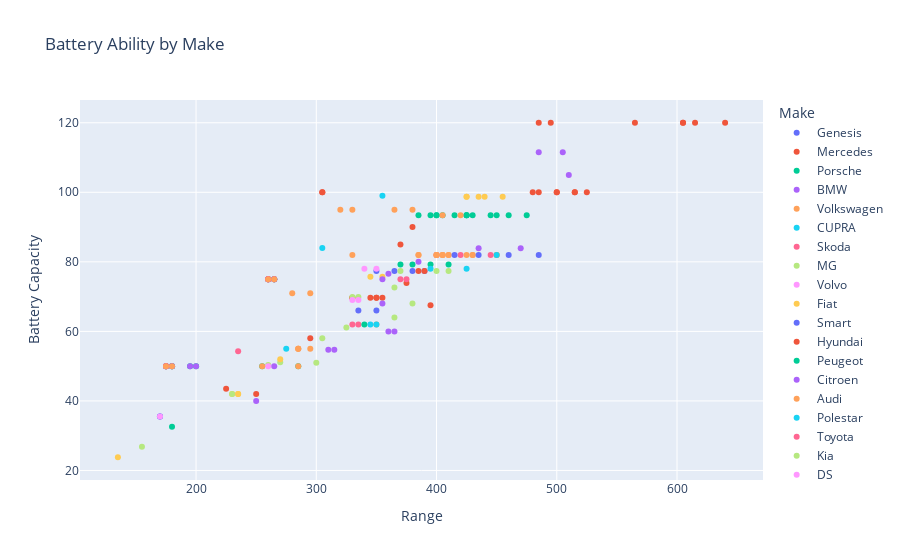

This figure's notebook cell:
### Code cell
fig = px.scatter(df,title="Battery Ability by Make", x='Range', y='Battery Capacity', color = 'Make', hover_data=['KWH Per Gallon'])
fig.show()

### Figure 1 — Plotly figure (JSON) as saved in the notebook; plotly's stock layout.template omitted (floating-point values rounded to 4 significant figures)
{"data": [{"customdata": [[5.039], [4.91], [4.716], [4.522]], "hovertemplate": "Make=Genesis<br>Range=%{x}<br>Battery Capacity=%{y}<br>KWH Per Gallon=%{customdata[0]}<extra></extra>", "legendgroup": "Genesis", "marker": {"color": "#636efa", "symbol": "circle"}, "mode": "markers", "name": "Genesis", "orientation": "v", "showlegend": true, "type": "scatter", "x": [390, 380, 365, 350], "xaxis": "x", "y": [77.4, 77.4, 77.4, 77.4], "yaxis": "y"}, {"customdata": [[4.735], [4.8], [5.042], [5.022], [5.074], [5.022], [4.708], [3.05], [5], [5.093], [5.042], [4.353], [5], [4.042], [4.125], [5.15], [5.25], [3.05], [4.85], [5.15], [5.333], [4.735], [4.95], [5.125]], "hovertemplate": "Make=Mercedes<br>Range=%{x}<br>Battery Capacity=%{y}<br>KWH Per Gallon=%{customdata[0]}<extra></extra>", "legendgroup": "Mercedes", "marker": {"color": "#EF553B", "symbol": "circle"}, "mode": "markers", "name": "Mercedes", "orientation": "v", "showlegend": true, "type": "scatter", "x": [330, 480, 605, 350, 375, 350, 565, 305, 500, 355, 605, 370, 500, 485, 495, 515, 525, 305, 485, 515, 640, 330, 345, 615], "xaxis": "x", "y": [69.7, 100, 120, 69.7, 73.9, 69.7, 120, 100, 100, 69.7, 120, 85, 100, 120, 120, 100, 100, 100, 100, 100, 120, 69.7, 69.7, 120], "yaxis": "y"}, {"customdata": [[4.443], [4.283], [4.336], [4.55], [4.604], [4.818], [4.987], [4.798], [4.55], [5.177], [4.122], [4.229], [4.764], [4.925], [4.55], [4.672], [5.086], [4.283]], "hovertemplate": "Make=Porsche<br>Range=%{x}<br>Battery Capacity=%{y}<br>KWH Per Gallon=%{customdata[0]}<extra></extra>", "legendgroup": "Porsche", "marker": {"color": "#00cc96", "symbol": "circle"}, "mode": "markers", "name": "Porsche", "orientation": "v", "showlegend": true, "type": "scatter", "x": [415, 400, 405, 425, 430, 450, 395, 380, 425, 410, 385, 395, 445, 460, 425, 370, 475, 400], "xaxis": "x", "y": [93.4, 93.4, 93.4, 93.4, 93.4, 93.4, 79.2, 79.2, 93.4, 79.2, 93.4, 93.4, 93.4, 93.4, 93.4, 79.2, 93.4, 93.4], "yaxis": "y"}, {"customdata": [[5.602], [4.812], [5.221], [4.35], [4.529], [4.7], [4.857], [5.185]], "hovertemplate": "Make=BMW<br>Range=%{x}<br>Battery Capacity=%{y}<br>KWH Per Gallon=%{customdata[0]}<extra></extra>", "legendgroup": "BMW", "marker": {"color": "#ab63fa", "symbol": "circle"}, "mode": "markers", "name": "BMW", "orientation": "v", "showlegend": true, "type": "scatter", "x": [470, 385, 355, 485, 505, 360, 510, 435], "xaxis": "x", "y": [83.9, 80, 68, 111.5, 111.5, 76.6, 105, 83.9], "yaxis": "y"}, {"customdata": [[5.488], [5.182], [5], [5.182], [4.024], [5.244], [5], [4.939], [4.939], [5.645], [4.878], [5.244], [5.488]], "hovertemplate": "Make=Volkswagen<br>Range=%{x}<br>Battery Capacity=%{y}<br>KWH Per Gallon=%{customdata[0]}<extra></extra>", "legendgroup": "Volkswagen", "marker": {"color": "#FFA15A", "symbol": "circle"}, "mode": "markers", "name": "Volkswagen", "orientation": "v", "showlegend": true, "type": "scatter", "x": [450, 285, 410, 285, 330, 430, 410, 405, 405, 350, 400, 430, 450], "xaxis": "x", "y": [82, 55, 82, 55, 82, 82, 82, 82, 82, 62, 82, 82, 82], "yaxis": "y"}, {"customdata": [[5], [5.645], [5.488], [5.565]], "hovertemplate": "Make=CUPRA<br>Range=%{x}<br>Battery Capacity=%{y}<br>KWH Per Gallon=%{customdata[0]}<extra></extra>", "legendgroup": "CUPRA", "marker": {"color": "#19d3f3", "symbol": "circle"}, "mode": "markers", "name": "CUPRA", "orientation": "v", "showlegend": true, "type": "scatter", "x": [275, 350, 450, 345], "xaxis": "x", "y": [55, 62, 82, 62], "yaxis": "y"}, {"customdata": [[5.323], [4.878], [5.122], [5.403], [5.427]], "hovertemplate": "Make=Skoda<br>Range=%{x}<br>Battery Capacity=%{y}<br>KWH Per Gallon=%{customdata[0]}<extra></extra>", "legendgroup": "Skoda", "marker": {"color": "#FF6692", "symbol": "circle"}, "mode": "markers", "name": "Skoda", "orientation": "v", "showlegend": true, "type": "scatter", "x": [330, 400, 420, 335, 445], "xaxis": "x", "y": [62, 82, 82, 62, 82], "yaxis": "y"}, {"customdata": [[4.721], [4.793], [5.169], [5.703], [5.319], [5.028], [5.882], [5.284]], "hovertemplate": "Make=MG<br>Range=%{x}<br>Battery Capacity=%{y}<br>KWH Per Gallon=%{customdata[0]}<extra></extra>", "legendgroup": "MG", "marker": {"color": "#B6E880", "symbol": "circle"}, "mode": "markers", "name": "MG", "orientation": "v", "showlegend": true, "type": "scatter", "x": [330, 335, 260, 365, 325, 365, 300, 270], "xaxis": "x", "y": [69.9, 69.9, 50.3, 64, 61.1, 72.6, 51, 51.1], "yaxis": "y"}, {"customdata": [[4.487], [4.359], [4.855], [4.783]], "hovertemplate": "Make=Volvo<br>Range=%{x}<br>Battery Capacity=%{y}<br>KWH Per Gallon=%{customdata[0]}<extra></extra>", "legendgroup": "Volvo", "marker": {"color": "#FF97FF", "symbol": "circle"}, "mode": "markers", "name": "Volvo", "orientation": "v", "showlegend": true, "type": "scatter", "x": [350, 340, 335, 330], "xaxis": "x", "y": [78, 78, 69, 69], "yaxis": "y"}, {"customdata": [[5.672], [3.6], [5.595], [3.5], [5.595], [5.476], [3.467], [3.533]], "hovertemplate": "Make=Fiat<br>Range=%{x}<br>Battery Capacity=%{y}<br>KWH Per Gallon=%{customdata[0]}<extra></extra>", "legendgroup": "Fiat", "marker": {"color": "#FECB52", "symbol": "circle"}, "mode": "markers", "name": "Fiat", "orientation": "v", "showlegend": true, "type": "scatter", "x": [135, 180, 235, 175, 235, 230, 260, 265], "xaxis": "x", "y": [23.8, 50, 42, 50, 42, 42, 75, 75], "yaxis": "y"}, {"customdata": [[5.303], [5.076]], "hovertemplate": "Make=Smart<br>Range=%{x}<br>Battery Capacity=%{y}<br>KWH Per Gallon=%{customdata[0]}<extra></extra>", "legendgroup": "Smart", "marker": {"color": "#636efa", "symbol": "circle"}, "mode": "markers", "name": "Smart", "orientation": "v", "showlegend": true, "type": "scatter", "x": [350, 335], "xaxis": "x", "y": [66, 66], "yaxis": "y"}, {"customdata": [[5.039], [5.852], [5.086], [5.952], [4.974]], "hovertemplate": "Make=Hyundai<br>Range=%{x}<br>Battery Capacity=%{y}<br>KWH Per Gallon=%{customdata[0]}<extra></extra>", "legendgroup": "Hyundai", "marker": {"color": "#EF553B", "symbol": "circle"}, "mode": "markers", "name": "Hyundai", "orientation": "v", "showlegend": true, "type": "scatter", "x": [390, 395, 295, 250, 385], "xaxis": "x", "y": [77.4, 67.5, 58, 42, 77.4], "yaxis": "y"}, {"customdata": [[4], [5.1], [3.6], [3.6], [3.467], [3.5], [5.7], [3.9], [3.5], [3.533], [3.467], [3.533]], "hovertemplate": "Make=Peugeot<br>Range=%{x}<br>Battery Capacity=%{y}<br>KWH Per Gallon=%{customdata[0]}<extra></extra>", "legendgroup": "Peugeot", "marker": {"color": "#00cc96", "symbol": "circle"}, "mode": "markers", "name": "Peugeot", "orientation": "v", "showlegend": true, "type": "scatter", "x": [200, 255, 180, 180, 260, 175, 285, 195, 175, 265, 260, 265], "xaxis": "x", "y": [50, 50, 50, 50, 75, 50, 50, 50, 50, 75, 75, 75], "yaxis": "y"}, {"customdata": [[4], [3.6], [3.5], [5.3], [3.5], [3.467], [3.467], [3.6], [3.533], [3.533], [3.9]], "hovertemplate": "Make=Citroen<br>Range=%{x}<br>Battery Capacity=%{y}<br>KWH Per Gallon=%{customdata[0]}<extra></extra>", "legendgroup": "Citroen", "marker": {"color": "#ab63fa", "symbol": "circle"}, "mode": "markers", "name": "Citroen", "orientation": "v", "showlegend": true, "type": "scatter", "x": [200, 180, 175, 265, 175, 260, 260, 180, 265, 265, 195], "xaxis": "x", "y": [50, 50, 50, 50, 50, 75, 75, 50, 75, 75, 50], "yaxis": "y"}, {"customdata": [[4.939], [5.364], [3.474], [4.695], [3.368], [5.182], [3.944], [4.336], [3.842], [4.878], [4.497], [4.695], [4.155], [4], [5.183], [4.878]], "hovertemplate": "Make=Audi<br>Range=%{x}<br>Battery Capacity=%{y}<br>KWH Per Gallon=%{customdata[0]}<extra></extra>", "legendgroup": "Audi", "marker": {"color": "#FFA15A", "symbol": "circle"}, "mode": "markers", "name": "Audi", "orientation": "v", "showlegend": true, "type": "scatter", "x": [405, 295, 330, 385, 320, 285, 280, 405, 365, 400, 420, 385, 295, 380, 425, 400], "xaxis": "x", "y": [82, 55, 95, 82, 95, 55, 71, 93.4, 95, 82, 93.4, 82, 71, 95, 82, 82], "yaxis": "y"}, {"customdata": [[5.064], [5.449]], "hovertemplate": "Make=Polestar<br>Range=%{x}<br>Battery Capacity=%{y}<br>KWH Per Gallon=%{customdata[0]}<extra></extra>", "legendgroup": "Polestar", "marker": {"color": "#19d3f3", "symbol": "circle"}, "mode": "markers", "name": "Polestar", "orientation": "v", "showlegend": true, "type": "scatter", "x": [395, 425], "xaxis": "x", "y": [78, 78], "yaxis": "y"}, {"customdata": [[4.933], [3.5], [3.533], [3.467], [3.467], [3.5], [3.467], [5]], "hovertemplate": "Make=Toyota<br>Range=%{x}<br>Battery Capacity=%{y}<br>KWH Per Gallon=%{customdata[0]}<extra></extra>", "legendgroup": "Toyota", "marker": {"color": "#FF6692", "symbol": "circle"}, "mode": "markers", "name": "Toyota", "orientation": "v", "showlegend": true, "type": "scatter", "x": [370, 175, 265, 260, 260, 175, 260, 375], "xaxis": "x", "y": [75, 50, 75, 75, 75, 50, 75, 75], "yaxis": "y"}, {"customdata": [[5.588], [4.78], [5.168], [5.297], [5.476], [5.259]], "hovertemplate": "Make=Kia<br>Range=%{x}<br>Battery Capacity=%{y}<br>KWH Per Gallon=%{customdata[0]}<extra></extra>", "legendgroup": "Kia", "marker": {"color": "#B6E880", "symbol": "circle"}, "mode": "markers", "name": "Kia", "orientation": "v", "showlegend": true, "type": "scatter", "x": [380, 370, 400, 410, 230, 305], "xaxis": "x", "y": [68, 77.4, 77.4, 77.4, 42, 58], "yaxis": "y"}, {"customdata": [[5.2]], "hovertemplate": "Make=DS<br>Range=%{x}<br>Battery Capacity=%{y}<br>KWH Per Gallon=%{customdata[0]}<extra></extra>", "legendgroup": "DS", "marker": {"color": "#FF97FF", "symbol": "circle"}, "mode": "markers", "name": "DS", "orientation": "v", "showlegend": true, "type": "scatter", "x": [260], "xaxis": "x", "y": [50], "yaxis": "y"}, {"customdata": [[4.306], [4.61], [4.407], [4.458], [4.306], [4.69], [4.557]], "hovertemplate": "Make=Ford<br>Range=%{x}<br>Battery Capacity=%{y}<br>KWH Per Gallon=%{customdata[0]}<extra></extra>", "legendgroup": "Ford", "marker": {"color": "#FECB52", "symbol": "circle"}, "mode": "markers", "name": "Ford", "orientation": "v", "showlegend": true, "type": "scatter", "x": [425, 455, 435, 440, 425, 355, 345], "xaxis": "x", "y": [98.7, 98.7, 98.7, 98.7, 98.7, 75.7, 75.7], "yaxis": "y"}, {"customdata": [[4.789], [4.789]], "hovertemplate": "Make=Honda<br>Range=%{x}<br>Battery Capacity=%{y}<br>KWH Per Gallon=%{customdata[0]}<extra></extra>", "legendgroup": "Honda", "marker": {"color": "#636efa", "symbol": "circle"}, "mode": "markers", "name": "Honda", "orientation": "v", "showlegend": true, "type": "scatter", "x": [170, 170], "xaxis": "x", "y": [35.5, 35.5], "yaxis": "y"}, {"customdata": [[5.172]], "hovertemplate": "Make=JAC<br>Range=%{x}<br>Battery Capacity=%{y}<br>KWH Per Gallon=%{customdata[0]}<extra></extra>", "legendgroup": "JAC", "marker": {"color": "#EF553B", "symbol": "circle"}, "mode": "markers", "name": "JAC", "orientation": "v", "showlegend": true, "type": "scatter", "x": [225], "xaxis": "x", "y": [43.5], "yaxis": "y"}, {"customdata": [[5.484]], "hovertemplate": "Make=Nissan<br>Range=%{x}<br>Battery Capacity=%{y}<br>KWH Per Gallon=%{customdata[0]}<extra></extra>", "legendgroup": "Nissan", "marker": {"color": "#00cc96", "symbol": "circle"}, "mode": "markers", "name": "Nissan", "orientation": "v", "showlegend": true, "type": "scatter", "x": [340], "xaxis": "x", "y": [62], "yaxis": "y"}, {"customdata": [[6.083], [6.25], [5.759], [6], [5.667]], "hovertemplate": "Make=Renault<br>Range=%{x}<br>Battery Capacity=%{y}<br>KWH Per Gallon=%{customdata[0]}<extra></extra>", "legendgroup": "Renault", "marker": {"color": "#ab63fa", "symbol": "circle"}, "mode": "markers", "name": "Renault", "orientation": "v", "showlegend": true, "type": "scatter", "x": [365, 250, 315, 360, 310], "xaxis": "x", "y": [60, 40, 54.7, 60, 54.7], "yaxis": "y"}, {"customdata": [[3.533], [3.5], [5.1], [3.6], [5.7], [3.467]], "hovertemplate": "Make=Opel<br>Range=%{x}<br>Battery Capacity=%{y}<br>KWH Per Gallon=%{customdata[0]}<extra></extra>", "legendgroup": "Opel", "marker": {"color": "#FFA15A", "symbol": "circle"}, "mode": "markers", "name": "Opel", "orientation": "v", "showlegend": true, "type": "scatter", "x": [265, 175, 255, 180, 285, 260], "xaxis": "x", "y": [75, 50, 50, 50, 50, 75], "yaxis": "y"}, {"customdata": [[3.586], [3.631]], "hovertemplate": "Make=Hongqi<br>Range=%{x}<br>Battery Capacity=%{y}<br>KWH Per Gallon=%{customdata[0]}<extra></extra>", "legendgroup": "Hongqi", "marker": {"color": "#19d3f3", "symbol": "circle"}, "mode": "markers", "name": "Hongqi", "orientation": "v", "showlegend": true, "type": "scatter", "x": [355, 305], "xaxis": "x", "y": [99, 84], "yaxis": "y"}, {"customdata": [[4.328]], "hovertemplate": "Make=Lexus<br>Range=%{x}<br>Battery Capacity=%{y}<br>KWH Per Gallon=%{customdata[0]}<extra></extra>", "legendgroup": "Lexus", "marker": {"color": "#FF6692", "symbol": "circle"}, "mode": "markers", "name": "Lexus", "orientation": "v", "showlegend": true, "type": "scatter", "x": [235], "xaxis": "x", "y": [54.3], "yaxis": "y"}, {"customdata": [[5.784]], "hovertemplate": "Make=Dacia<br>Range=%{x}<br>Battery Capacity=%{y}<br>KWH Per Gallon=%{customdata[0]}<extra></extra>", "legendgroup": "Dacia", "marker": {"color": "#B6E880", "symbol": "circle"}, "mode": "markers", "name": "Dacia", "orientation": "v", "showlegend": true, "type": "scatter", "x": [155], "xaxis": "x", "y": [26.8], "yaxis": "y"}, {"customdata": [[4.789]], "hovertemplate": "Make=Mazda<br>Range=%{x}<br>Battery Capacity=%{y}<br>KWH Per Gallon=%{customdata[0]}<extra></extra>", "legendgroup": "Mazda", "marker": {"color": "#FF97FF", "symbol": "circle"}, "mode": "markers", "name": "Mazda", "orientation": "v", "showlegend": true, "type": "scatter", "x": [170], "xaxis": "x", "y": [35.5], "yaxis": "y"}, {"customdata": [[5.192]], "hovertemplate": "Make=Seres<br>Range=%{x}<br>Battery Capacity=%{y}<br>KWH Per Gallon=%{customdata[0]}<extra></extra>", "legendgroup": "Seres", "marker": {"color": "#FECB52", "symbol": "circle"}, "mode": "markers", "name": "Seres", "orientation": "v", "showlegend": true, "type": "scatter", "x": [270], "xaxis": "x", "y": [52], "yaxis": "y"}, {"customdata": [[5.915], [5.305], [5.061], [5.61]], "hovertemplate": "Make=Tesla<br>Range=%{x}<br>Battery Capacity=%{y}<br>KWH Per Gallon=%{customdata[0]}<extra></extra>", "legendgroup": "Tesla", "marker": {"color": "#636efa", "symbol": "circle"}, "mode": "markers", "name": "Tesla", "orientation": "v", "showlegend": true, "type": "scatter", "x": [485, 435, 415, 460], "xaxis": "x", "y": [82, 82, 82, 82], "yaxis": "y"}, {"customdata": [[4.222]], "hovertemplate": "Make=Jaguar<br>Range=%{x}<br>Battery Capacity=%{y}<br>KWH Per Gallon=%{customdata[0]}<extra></extra>", "legendgroup": "Jaguar", "marker": {"color": "#EF553B", "symbol": "circle"}, "mode": "markers", "name": "Jaguar", "orientation": "v", "showlegend": true, "type": "scatter", "x": [380], "xaxis": "x", "y": [90], "yaxis": "y"}, {"customdata": [[5.521]], "hovertemplate": "Make=Mini<br>Range=%{x}<br>Battery Capacity=%{y}<br>KWH Per Gallon=%{customdata[0]}<extra></extra>", "legendgroup": "Mini", "marker": {"color": "#00cc96", "symbol": "circle"}, "mode": "markers", "name": "Mini", "orientation": "v", "showlegend": true, "type": "scatter", "x": [180], "xaxis": "x", "y": [32.6], "yaxis": "y"}, {"customdata": [[4.733]], "hovertemplate": "Make=Subaru<br>Range=%{x}<br>Battery Capacity=%{y}<br>KWH Per Gallon=%{customdata[0]}<extra></extra>", "legendgroup": "Subaru", "marker": {"color": "#ab63fa", "symbol": "circle"}, "mode": "markers", "name": "Subaru", "orientation": "v", "showlegend": true, "type": "scatter", "x": [355], "xaxis": "x", "y": [75], "yaxis": "y"}], "layout": {"legend": {"title": {"text": "Make"}, "tracegroupgap": 0}, "title": {"text": "Battery Ability by Make"}, "xaxis": {"anchor": "y", "domain": [0, 1], "title": {"text": "Range"}}, "yaxis": {"anchor": "x", "domain": [0, 1], "title": {"text": "Battery Capacity"}}}}
